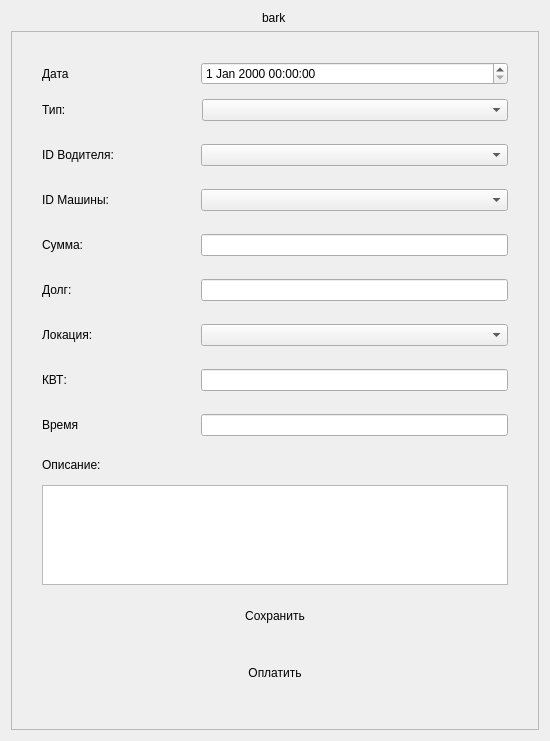
<?xml version="1.0" encoding="UTF-8"?>
<ui version="4.0">
 <class>addupdatewindowEvents</class>
 <widget class="QWidget" name="addupdatewindowEvents">
  <property name="geometry">
   <rect>
    <x>0</x>
    <y>0</y>
    <width>550</width>
    <height>708</height>
   </rect>
  </property>
  <property name="minimumSize">
   <size>
    <width>550</width>
    <height>0</height>
   </size>
  </property>
  <property name="windowTitle">
   <string>ECO TAXI</string>
  </property>
  <layout class="QVBoxLayout" name="verticalLayout_2">
   <item alignment="Qt::AlignHCenter">
    <widget class="QLabel" name="Header">
     <property name="text">
      <string>bark</string>
     </property>
    </widget>
   </item>
   <item>
    <widget class="QFrame" name="frame">
     <property name="minimumSize">
      <size>
       <width>450</width>
       <height>0</height>
      </size>
     </property>
     <property name="frameShape">
      <enum>QFrame::StyledPanel</enum>
     </property>
     <property name="frameShadow">
      <enum>QFrame::Raised</enum>
     </property>
     <layout class="QVBoxLayout" name="verticalLayout">
      <property name="spacing">
       <number>5</number>
      </property>
      <property name="leftMargin">
       <number>30</number>
      </property>
      <property name="topMargin">
       <number>30</number>
      </property>
      <property name="rightMargin">
       <number>30</number>
      </property>
      <property name="bottomMargin">
       <number>30</number>
      </property>
      <item>
       <layout class="QHBoxLayout" name="DateTimeFrame" stretch="1,2">
        <item>
         <widget class="QLabel" name="DateTimeLabel">
          <property name="text">
           <string>Дата</string>
          </property>
         </widget>
        </item>
        <item>
         <widget class="QDateTimeEdit" name="DateTimeEdit"/>
        </item>
       </layout>
      </item>
      <item>
       <widget class="QFrame" name="TypeFrame">
        <property name="minimumSize">
         <size>
          <width>0</width>
          <height>40</height>
         </size>
        </property>
        <property name="maximumSize">
         <size>
          <width>16777215</width>
          <height>40</height>
         </size>
        </property>
        <layout class="QHBoxLayout" name="NameLayout" stretch="1,2">
         <property name="spacing">
          <number>7</number>
         </property>
         <property name="leftMargin">
          <number>0</number>
         </property>
         <property name="topMargin">
          <number>0</number>
         </property>
         <property name="rightMargin">
          <number>0</number>
         </property>
         <property name="bottomMargin">
          <number>0</number>
         </property>
         <item>
          <widget class="QLabel" name="TypeLabel">
           <property name="minimumSize">
            <size>
             <width>0</width>
             <height>28</height>
            </size>
           </property>
           <property name="text">
            <string>Тип:</string>
           </property>
          </widget>
         </item>
         <item>
          <widget class="QComboBox" name="TypeBox"/>
         </item>
        </layout>
       </widget>
      </item>
      <item>
       <widget class="QFrame" name="DriverIdFrame">
        <property name="minimumSize">
         <size>
          <width>0</width>
          <height>40</height>
         </size>
        </property>
        <property name="maximumSize">
         <size>
          <width>16777215</width>
          <height>40</height>
         </size>
        </property>
        <layout class="QHBoxLayout" name="TitleLayout" stretch="1,2">
         <property name="leftMargin">
          <number>0</number>
         </property>
         <property name="topMargin">
          <number>0</number>
         </property>
         <property name="rightMargin">
          <number>0</number>
         </property>
         <property name="bottomMargin">
          <number>0</number>
         </property>
         <item>
          <widget class="QLabel" name="DriverIdLabel">
           <property name="minimumSize">
            <size>
             <width>0</width>
             <height>28</height>
            </size>
           </property>
           <property name="text">
            <string>ID Водителя:</string>
           </property>
          </widget>
         </item>
         <item>
          <widget class="QComboBox" name="DriverIdBox"/>
         </item>
        </layout>
       </widget>
      </item>
      <item>
       <widget class="QFrame" name="CarIdFrame">
        <property name="minimumSize">
         <size>
          <width>0</width>
          <height>40</height>
         </size>
        </property>
        <property name="maximumSize">
         <size>
          <width>16777215</width>
          <height>40</height>
         </size>
        </property>
        <layout class="QHBoxLayout" name="IdLayout" stretch="1,2">
         <property name="leftMargin">
          <number>0</number>
         </property>
         <property name="topMargin">
          <number>0</number>
         </property>
         <property name="rightMargin">
          <number>0</number>
         </property>
         <property name="bottomMargin">
          <number>0</number>
         </property>
         <item>
          <widget class="QLabel" name="CarIdLabel">
           <property name="minimumSize">
            <size>
             <width>0</width>
             <height>28</height>
            </size>
           </property>
           <property name="text">
            <string>ID Машины:</string>
           </property>
          </widget>
         </item>
         <item>
          <widget class="QComboBox" name="CarIdBox"/>
         </item>
        </layout>
       </widget>
      </item>
      <item>
       <widget class="QFrame" name="AmountFrame">
        <property name="minimumSize">
         <size>
          <width>0</width>
          <height>40</height>
         </size>
        </property>
        <property name="maximumSize">
         <size>
          <width>16777215</width>
          <height>40</height>
         </size>
        </property>
        <layout class="QHBoxLayout" name="BrandLayout" stretch="1,2">
         <property name="leftMargin">
          <number>0</number>
         </property>
         <property name="topMargin">
          <number>0</number>
         </property>
         <property name="rightMargin">
          <number>0</number>
         </property>
         <property name="bottomMargin">
          <number>0</number>
         </property>
         <item alignment="Qt::AlignVCenter">
          <widget class="QLabel" name="AmountLabel">
           <property name="minimumSize">
            <size>
             <width>0</width>
             <height>28</height>
            </size>
           </property>
           <property name="text">
            <string>Сумма:</string>
           </property>
          </widget>
         </item>
         <item>
          <widget class="QLineEdit" name="AmountEdit"/>
         </item>
        </layout>
       </widget>
      </item>
      <item>
       <widget class="QFrame" name="DolgFrame">
        <property name="minimumSize">
         <size>
          <width>0</width>
          <height>40</height>
         </size>
        </property>
        <property name="maximumSize">
         <size>
          <width>16777215</width>
          <height>40</height>
         </size>
        </property>
        <layout class="QHBoxLayout" name="BrandLayout" stretch="1,2">
         <property name="leftMargin">
          <number>0</number>
         </property>
         <property name="topMargin">
          <number>0</number>
         </property>
         <property name="rightMargin">
          <number>0</number>
         </property>
         <property name="bottomMargin">
          <number>0</number>
         </property>
         <item alignment="Qt::AlignVCenter">
          <widget class="QLabel" name="DolgLabel">
           <property name="minimumSize">
            <size>
             <width>0</width>
             <height>28</height>
            </size>
           </property>
           <property name="text">
            <string>Долг:</string>
           </property>
          </widget>
         </item>
         <item>
          <widget class="QLineEdit" name="DolgEdit"/>
         </item>
        </layout>
       </widget>
      </item>
      <item>
       <widget class="QFrame" name="LocationFrame">
        <property name="minimumSize">
         <size>
          <width>0</width>
          <height>40</height>
         </size>
        </property>
        <property name="maximumSize">
         <size>
          <width>16777215</width>
          <height>40</height>
         </size>
        </property>
        <layout class="QHBoxLayout" name="ModelLayout" stretch="1,2">
         <property name="leftMargin">
          <number>0</number>
         </property>
         <property name="topMargin">
          <number>0</number>
         </property>
         <property name="rightMargin">
          <number>0</number>
         </property>
         <property name="bottomMargin">
          <number>0</number>
         </property>
         <item>
          <widget class="QLabel" name="LocationLabel">
           <property name="minimumSize">
            <size>
             <width>0</width>
             <height>28</height>
            </size>
           </property>
           <property name="text">
            <string>Локация:</string>
           </property>
          </widget>
         </item>
         <item>
          <widget class="QComboBox" name="LocationBox"/>
         </item>
        </layout>
       </widget>
      </item>
      <item>
       <widget class="QFrame" name="KWTFrame">
        <property name="minimumSize">
         <size>
          <width>0</width>
          <height>40</height>
         </size>
        </property>
        <property name="maximumSize">
         <size>
          <width>16777215</width>
          <height>40</height>
         </size>
        </property>
        <layout class="QHBoxLayout" name="LicenseLayout" stretch="1,2">
         <property name="leftMargin">
          <number>0</number>
         </property>
         <property name="topMargin">
          <number>0</number>
         </property>
         <property name="rightMargin">
          <number>0</number>
         </property>
         <property name="bottomMargin">
          <number>0</number>
         </property>
         <item alignment="Qt::AlignVCenter">
          <widget class="QLabel" name="KWTLabel">
           <property name="minimumSize">
            <size>
             <width>0</width>
             <height>28</height>
            </size>
           </property>
           <property name="text">
            <string>КВТ:</string>
           </property>
          </widget>
         </item>
         <item alignment="Qt::AlignVCenter">
          <widget class="QLineEdit" name="KWTEdit"/>
         </item>
        </layout>
       </widget>
      </item>
      <item>
       <widget class="QFrame" name="DurationFrame">
        <property name="minimumSize">
         <size>
          <width>0</width>
          <height>40</height>
         </size>
        </property>
        <property name="maximumSize">
         <size>
          <width>16777215</width>
          <height>40</height>
         </size>
        </property>
        <layout class="QHBoxLayout" name="YearLayout" stretch="1,2">
         <property name="leftMargin">
          <number>0</number>
         </property>
         <property name="topMargin">
          <number>0</number>
         </property>
         <property name="rightMargin">
          <number>0</number>
         </property>
         <property name="bottomMargin">
          <number>0</number>
         </property>
         <item>
          <widget class="QLabel" name="DurationLabel">
           <property name="minimumSize">
            <size>
             <width>0</width>
             <height>28</height>
            </size>
           </property>
           <property name="text">
            <string>Время</string>
           </property>
          </widget>
         </item>
         <item alignment="Qt::AlignVCenter">
          <widget class="QLineEdit" name="DurationEdit"/>
         </item>
        </layout>
       </widget>
      </item>
      <item>
       <widget class="QLabel" name="DescLabel">
        <property name="minimumSize">
         <size>
          <width>0</width>
          <height>30</height>
         </size>
        </property>
        <property name="maximumSize">
         <size>
          <width>16777215</width>
          <height>30</height>
         </size>
        </property>
        <property name="text">
         <string>Описание:</string>
        </property>
       </widget>
      </item>
      <item>
       <widget class="QTextEdit" name="DescEdit">
        <property name="minimumSize">
         <size>
          <width>0</width>
          <height>100</height>
         </size>
        </property>
        <property name="maximumSize">
         <size>
          <width>16777215</width>
          <height>150</height>
         </size>
        </property>
       </widget>
      </item>
      <item alignment="Qt::AlignHCenter">
       <widget class="QPushButton" name="pushButton">
        <property name="minimumSize">
         <size>
          <width>250</width>
          <height>52</height>
         </size>
        </property>
        <property name="styleSheet">
         <string notr="true"/>
        </property>
        <property name="text">
         <string>Сохранить</string>
        </property>
        <property name="flat">
         <bool>true</bool>
        </property>
       </widget>
      </item>
      <item alignment="Qt::AlignHCenter">
       <widget class="QPushButton" name="paidButton">
        <property name="minimumSize">
         <size>
          <width>250</width>
          <height>52</height>
         </size>
        </property>
        <property name="styleSheet">
         <string notr="true"/>
        </property>
        <property name="text">
         <string>Оплатить</string>
        </property>
        <property name="flat">
         <bool>true</bool>
        </property>
       </widget>
      </item>
     </layout>
    </widget>
   </item>
  </layout>
 </widget>
 <resources/>
 <connections/>
</ui>
